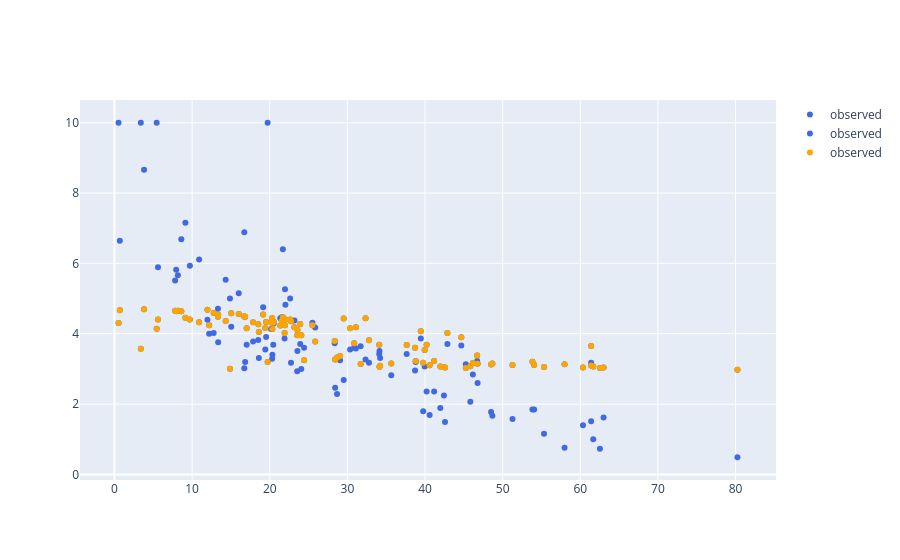

Write notebook code for a chart like this one.
### Markdown cell above
**Adding scatterplot of predictions**
- `with fig do add_scatter using` a list containing
    - freestyle `x=` then `with np do ravel using feat`
    - freestyle `y=` then `with np do ravel using predictions`
    - freestyle `mode=markers`
    - freestyle `name=predicted`
    - line=dict(color='orange')

### Code cell
fig.add_scatter(x= (np.ravel(feat)),y= (np.ravel(predictions)),mode="markers",name="observed",line=dict(color='orange'))

#<xml xmlns="https://developers.google.com/blockly/xml"><variables><variable id="@U5l^JIp,}.H=ECCW?@g">fig</variable><variable id="Zhzp)s*VL?V@ES3(j:*b">np</variable><variable id=";B?b.}Av@wT`N2@Wj0mE">feat</variable><variable id="5lkT$zi8W,`TXDny?Cv7">predictions</variable></variables><block type="varDoMethod_Python" id=";Vj73?+n$.LjZTIQH-~C" x="-103" y="166"><mutation items="5"></mutation><field name="VAR" id="@U5l^JIp,}.H=ECCW?@g">fig</field><field name="MEMBER">add_scatter</field><data>fig:add_scatter</data><value name="ADD0"><block type="valueOutputCodeBlock_Python" id=",865biRJ|vV(oJQ2YBx}"><field name="CODE">x=</field><value name="INPUT"><block type="varDoMethod_Python" id="LRef_1^TIQ#p!Z;W_uFP"><mutation items="1"></mutation><field name="VAR" id="Zhzp)s*VL?V@ES3(j:*b">np</field><field name="MEMBER">ravel</field><data>np:ravel</data><value name="ADD0"><block type="variables_get" id="9f:D_Y1^LDg|R@v[Px-L"><field name="VAR" id=";B?b.}Av@wT`N2@Wj0mE">feat</field></block></value></block></value></block></value><value name="ADD1"><block type="valueOutputCodeBlock_Python" id="Lzf@tV~yPgDUBt!]7k.c"><field name="CODE">y=</field><value name="INPUT"><block type="varDoMethod_Python" id="$56_VZ(|HR0l79pHS6$:"><mutation items="1"></mutation><field name="VAR" id="Zhzp)s*VL?V@ES3(j:*b">np</field><field name="MEMBER">ravel</field><data>np:ravel</data><value name="ADD0"><block type="variables_get" id="l#f4y^wWJM3G1foWg#`1"><field name="VAR" id="5lkT$zi8W,`TXDny?Cv7">predictions</field></block></value></block></value></block></value><value name="ADD2"><block type="dummyOutputCodeBlock_Python" id="jyM.|CEXcl_k054gpP)~"><field name="CODE">mode="markers"</field></block></value><value name="ADD3"><block type="dummyOutputCodeBlock_Python" id="]+d6?3;3GxYW)f2Y=g3~"><field name="CODE">name="observed"</field></block></value><value name="ADD4"><block type="dummyOutputCodeBlock_Python" id="Z+8D{?+W{!J(?`7Y(:As"><field name="CODE">line=dict(color='royalblue')</field></block></value></block></xml>
